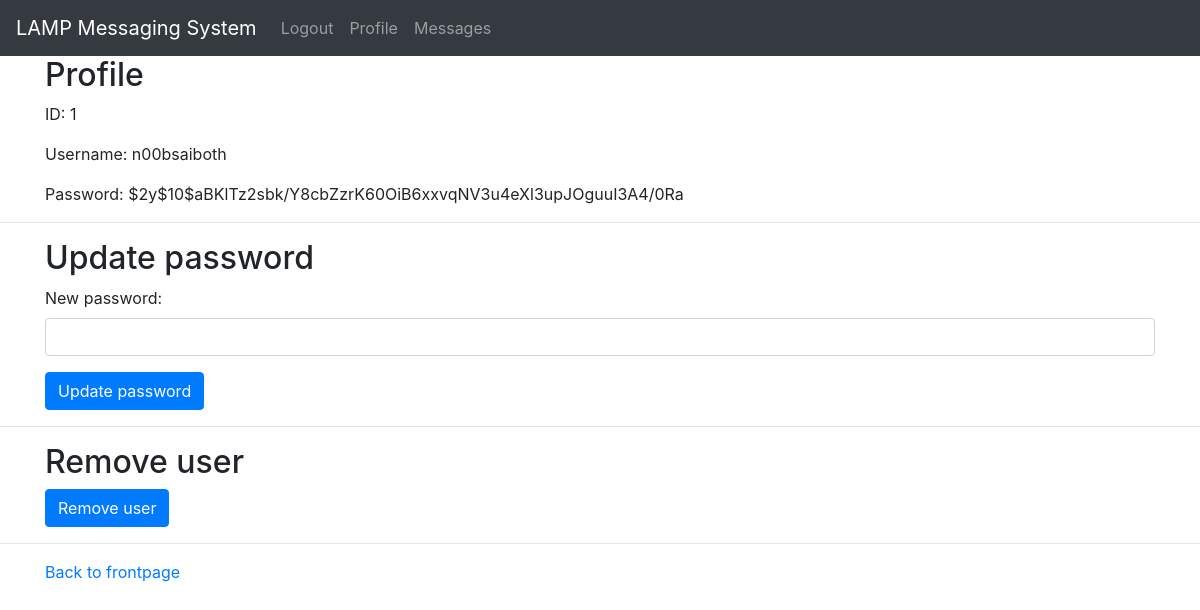
Before: /profile.php (signed in) with the older database file.
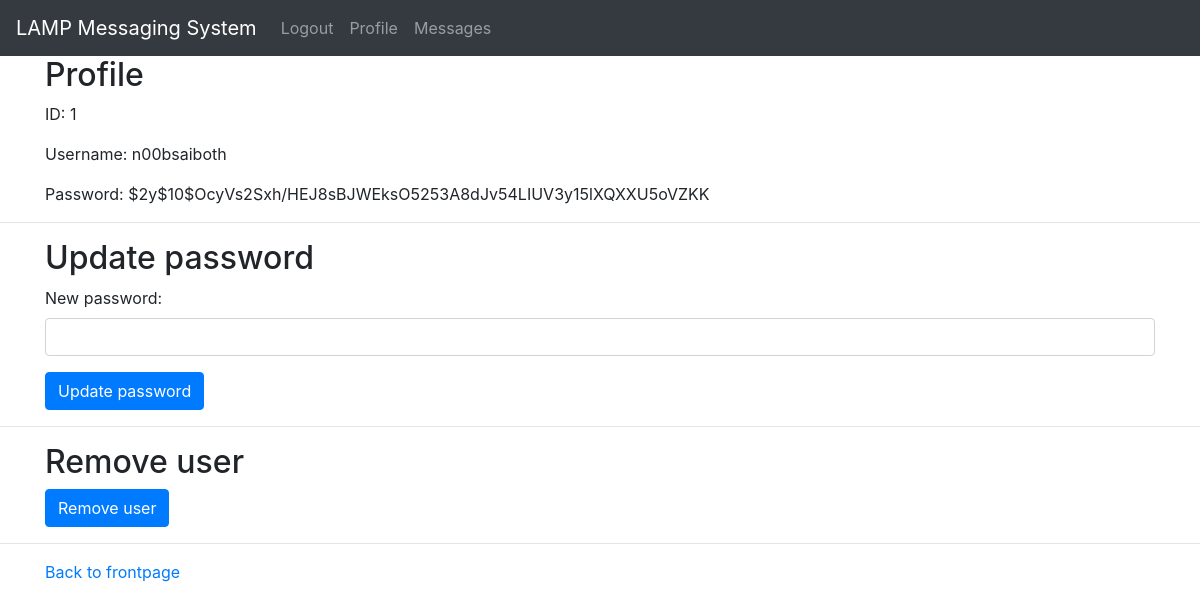
After: the same page with the newer database file.
### tables this page shows
CREATE TABLE `users` (
  `id` int(11) NOT NULL,
  `username` varchar(20) NOT NULL,
  `password` varchar(60) NOT NULL
);

### __/php/functions.php (called while the page is built)
<?php
    function validate($data) {
        $data = trim($data);
        $data = htmlentities($data);
        $data = stripslashes($data);
        return $data;
    }
?>

### __/php/config.php (called while the page is built, shortened)
<?php
	function getProfileDetails($dbh = null, $id = null) {
		$query = "SELECT * FROM `users` WHERE `id`=:id";
		$stmt = $dbh->prepare($query);
		$stmt->bindParam('id', $id, PDO::PARAM_STR);
		$stmt->execute();
		$count = $stmt->rowCount();
		$row   = $stmt->fetch(PDO::FETCH_ASSOC);
		if($count == 1 && !empty($row)) {
			return $row;
		}
	}
?>

### profile.php (the view, shortened to what this page needs)
<?php
    include("__/php/functions.php");
    include("__/php/config.php");
    if(isset($_SESSION["id"]) && !empty($_SESSION["id"])) {
        $id = validate($_SESSION["id"]);
        $id = filter_var($id, FILTER_VALIDATE_INT);
        $id = (int) $id;
    }
    $row = getProfileDetails($dbh, $id);
    include("__/php/header.php");
?>
    <section class="container" id="profile">
        <h2>Profile</h2>
        <?php
		    if(isset($row) && !empty($row)) {
                echo "<p>ID: " . $row["id"] . "</p>";
                echo "<p>Username: " . $row["username"] . "</p>";
                echo "<p>Password: " . $row["password"] . "</p>";
            } else {
                $_SESSION["error"] = "Unfortunately, we couldn't find the following profile that matches with the ID-number. Actually we think that there was no ID-number.";
                header("Location: error.php");
            }
        ?>
    </section>
    <hr />
    <section class="container" id="updatepassword">
        <h2>Update password </h2>
        <form action="<?php echo htmlspecialchars("process_updatepassword.php"); ?>" method="post">
            <div class="form-group">
            <label for="newpassword">New password: </label>
                <input type="password" class="form-control" name="newpassword" id="newpassword">
            </div>
            <input type="submit" class="btn btn-primary" name="submit" id="submit" value="Update password">
        </form>
    </section>
    <hr />
    <section class="container" id="removeuser">
        <h2>Remove user </h2>
        <form action="<?php echo htmlspecialchars("process_removeuser.php"); ?>" method="post">
            <input type="submit" class="btn btn-primary" name="submit" id="submit" value="Remove user">
        </form>
    </section>
    <hr />
    <section class="container" id="">
    <?php
        echo "<a href=\"" . htmlspecialchars("index.php") . "\">Back to frontpage</a>";
    ?>
    </section>
<?php
    include("__/php/footer.php");
?>

### __/php/header.php (shortened to what this page needs)
<!DOCTYPE html>
<html lang="en">
<head>
    <link rel="stylesheet" href="https://cdn.jsdelivr.net/npm/bootstrap@4.6.0/dist/css/bootstrap.min.css">
</head>
<body>
<nav class="navbar navbar-expand-lg navbar-dark bg-dark">
    <a class="navbar-brand" href="#">LAMP Messaging System</a>
    <div class="collapse navbar-collapse" id="navbarSupportedContent">
        <ul class="navbar-nav mr-auto">
        <li class="nav-item">
        <?php
            if(isset($_SESSION["id"]) && !empty($_SESSION["id"])) {
                echo "<a class=\"nav-link\" href=\"" . htmlspecialchars("logout.php") . "\">Logout</a>";
            } else {
                echo "<a class=\"nav-link\" href=\"" . htmlspecialchars("login.php") . "\">Login</a>";
            }
        ?>
        </li>
        <li class="nav-item">
        <?php
            if(isset($_SESSION["id"]) && !empty($_SESSION["id"])) {
                echo "<a class=\"nav-link\" href=\"" . htmlspecialchars("profile.php") . "\">Profile</a>";
            }
        ?>
        </li>
        <li class="nav-item">
        <?php
            if(isset($_SESSION["id"]) && !empty($_SESSION["id"])) {
                echo "<a class=\"nav-link\" href=\"" . htmlspecialchars("messages.php") . "\">Messages</a>";
            }
        ?>
        </li>
    </div>
    </nav>

### __/php/footer.php (shortened to what this page needs)
</body>
</html>

Changed rows visible on the page:
changed users "n00bsaiboth": password "$2y$10$aBKlTz2sbk/Y8cbZzrK60OiB6xxvqNV3u4eXl3upJOguuI3A4/0Ra" → "$2y$10$OcyVs2Sxh/HEJ8sBJWEksO5253A8dJv54LIUV3y15lXQXXU5oVZKK"
